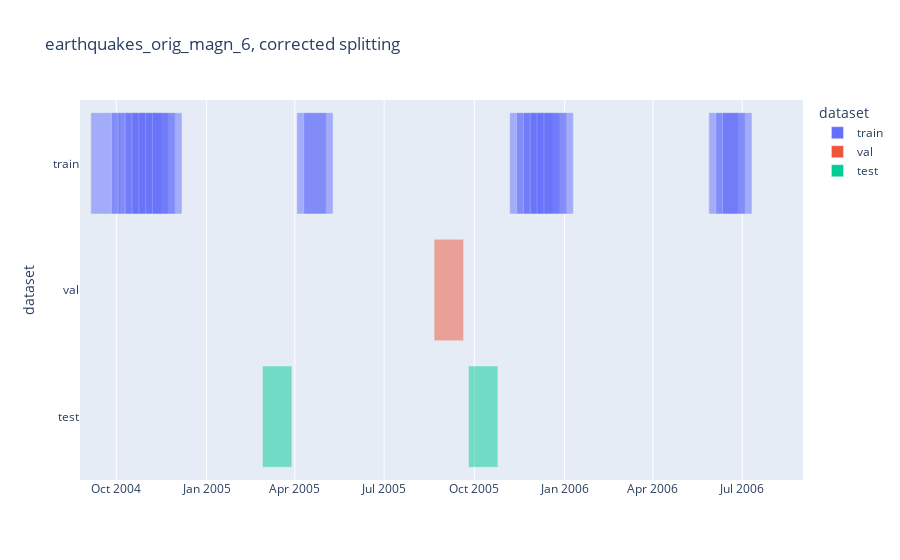

The cell this chart's notebook holds for it:
### Code cell
plot_timeline(
    train_set, val_set, test_set, 
    xlim=[datetime.date(2004, 8, 25), datetime.date(2006, 9, 1)],
    title=f"{data}, corrected splitting",
    save_dir=PLOTLY_SAVE_DIR,
    show=True
)

### Figure 1 — Plotly figure (JSON) as saved in the notebook; plotly's stock layout.template omitted (floating-point values rounded to 4 significant figures; data arrays with more than 128 entries replaced by an {"elided": "..."} marker saying what was removed)
{"data": [{"alignmentgroup": "True", "base": {"elided": "205 str values"}, "hovertemplate": "dataset=%{y}<br>start=%{base}<br>finish=%{x}<extra></extra>", "legendgroup": "train", "marker": {"color": "#636efa", "opacity": 0.5, "pattern": {"shape": ""}}, "name": "train", "offsetgroup": "train", "orientation": "h", "showlegend": true, "textposition": "auto", "type": "bar", "x": {"elided": "205 int values"}, "xaxis": "x", "y": {"elided": "205 str values"}, "yaxis": "y"}, {"alignmentgroup": "True", "base": ["2005-08-21", "2006-10-15", "2008-07-06", "2013-02-10", "2014-11-02", "2015-05-31", "2015-12-27", "2016-07-24", "2017-09-17", "2019-06-09", "2021-02-28", "2021-09-26", "2022-04-24", "2023-06-18"], "hovertemplate": "dataset=%{y}<br>start=%{base}<br>finish=%{x}<extra></extra>", "legendgroup": "val", "marker": {"color": "#EF553B", "opacity": 0.5, "pattern": {"shape": ""}}, "name": "val", "offsetgroup": "val", "orientation": "h", "showlegend": true, "textposition": "auto", "type": "bar", "x": [2592000000, 2592000000, 2592000000, 2592000000, 2592000000, 2592000000, 2592000000, 2592000000, 2592000000, 2592000000, 2592000000, 2592000000, 2592000000, 2592000000], "xaxis": "x", "y": ["val", "val", "val", "val", "val", "val", "val", "val", "val", "val", "val", "val", "val", "val"], "yaxis": "y"}, {"alignmentgroup": "True", "base": ["2005-02-27", "2005-09-25", "2007-06-17", "2009-10-04", "2010-05-02", "2012-08-19", "2013-03-17", "2013-10-13", "2016-08-28", "2018-05-20", "2019-07-14", "2020-09-06", "2021-04-04", "2021-10-31", "2022-05-29"], "hovertemplate": "dataset=%{y}<br>start=%{base}<br>finish=%{x}<extra></extra>", "legendgroup": "test", "marker": {"color": "#00cc96", "opacity": 0.5, "pattern": {"shape": ""}}, "name": "test", "offsetgroup": "test", "orientation": "h", "showlegend": true, "textposition": "auto", "type": "bar", "x": [2592000000, 2592000000, 2592000000, 2592000000, 2592000000, 2592000000, 2592000000, 2592000000, 2592000000, 2592000000, 2592000000, 2592000000, 2592000000, 2592000000, 2592000000], "xaxis": "x", "y": ["test", "test", "test", "test", "test", "test", "test", "test", "test", "test", "test", "test", "test", "test", "test"], "yaxis": "y"}], "layout": {"barmode": "overlay", "legend": {"title": {"text": "dataset"}, "tracegroupgap": 0}, "title": {"text": "earthquakes_orig_magn_6, corrected splitting"}, "xaxis": {"anchor": "y", "domain": [0, 1], "range": ["2004-08-25", "2006-09-01"], "type": "date"}, "yaxis": {"anchor": "x", "categoryarray": ["test", "val", "train"], "categoryorder": "array", "domain": [0, 1], "title": {"text": "dataset"}}}}
